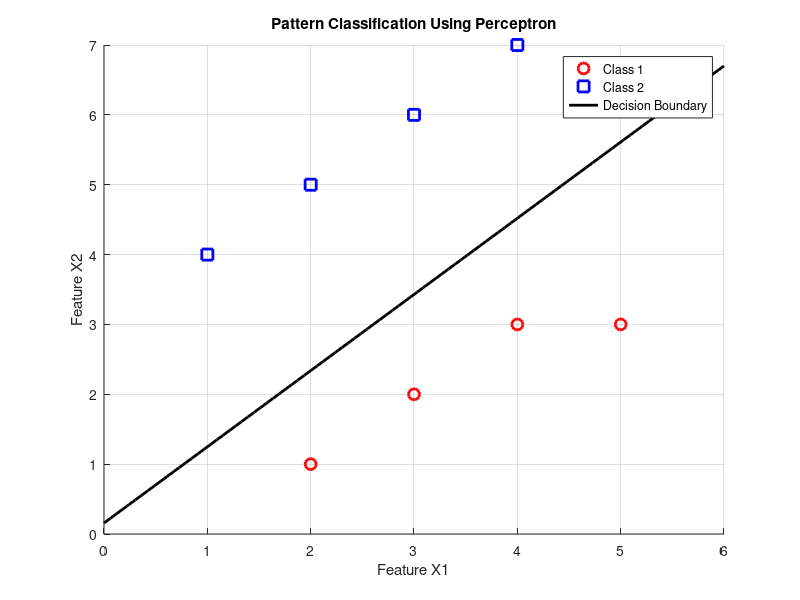

The MATLAB source for this figure:
clc;
clear;
close all;

%% Pattern Classification Using Perceptron Model

% Input patterns

% Class 1
X1 = [2 1;
      3 2;
      4 3;
      5 3];

% Class 2
X2 = [1 4;
      2 5;
      3 6;
      4 7];

% Combine input patterns
X = [X1; X2];

% Target outputs
% Class 1 = +1
% Class 2 = -1
T = [1; 1; 1; 1; -1; -1; -1; -1];

%% Add bias input
X_bias = [ones(size(X,1),1) X];

%% Initialize weights
rng(1); % For reproducible results
W = randn(1,3) * 0.1;

%% Learning parameters
learningRate = 0.1;
maxEpochs = 100;

%% Perceptron Training
for epoch = 1:maxEpochs

    errorCount = 0;

    for i = 1:size(X_bias,1)

        % Calculate net input
        net = W * X_bias(i,:)';

        % Perceptron activation function
        if net >= 0
            Y = 1;
        else
            Y = -1;
        end

        % Calculate error
        error = T(i) - Y;

        % Update weights if classification is incorrect
        if error ~= 0
            W = W + learningRate * error * X_bias(i,:);
            errorCount = errorCount + 1;
        end

    end

    fprintf('Epoch %d: Misclassified Patterns = %d\n', ...
        epoch, errorCount);

    % Stop training if all patterns are correctly classified
    if errorCount == 0
        fprintf('\nTraining converged at Epoch %d\n', epoch);
        break;
    end

end

%% Testing the trained perceptron
Y_pred = zeros(size(T));

for i = 1:size(X_bias,1)

    net = W * X_bias(i,:)';

    if net >= 0
        Y_pred(i) = 1;
    else
        Y_pred(i) = -1;
    end

end

%% Display Results
fprintf('\nPattern Classification Results\n');
fprintf('---------------------------------------------\n');
fprintf('X1\tX2\tTarget\tPredicted\tStatus\n');
fprintf('---------------------------------------------\n');

for i = 1:size(X,1)

    if T(i) == Y_pred(i)
        status = 'Correct';
    else
        status = 'Wrong';
    end

    fprintf('%d\t%d\t%d\t%d\t\t%s\n', ...
        X(i,1), X(i,2), T(i), Y_pred(i), status);

end

%% Calculate Accuracy
accuracy = sum(Y_pred == T) / length(T) * 100;

fprintf('\nClassification Accuracy = %.2f%%\n', accuracy);

%% Display Final Weights
fprintf('\nFinal Weights:\n');
fprintf('Bias Weight (W0) = %.4f\n', W(1));
fprintf('Weight W1 = %.4f\n', W(2));
fprintf('Weight W2 = %.4f\n', W(3));

%% Plot the patterns
figure;
hold on;
grid on;

% Plot Class 1
plot(X1(:,1), X1(:,2), 'ro', ...
    'MarkerSize', 8, 'LineWidth', 2);

% Plot Class 2
plot(X2(:,1), X2(:,2), 'bs', ...
    'MarkerSize', 8, 'LineWidth', 2);

%% Plot decision boundary
x1 = linspace(0,6,100);

% Equation:
% W0 + W1*x1 + W2*x2 = 0
x2 = -(W(1) + W(2)*x1) / W(3);

plot(x1, x2, 'k-', 'LineWidth', 2);

xlabel('Feature X1');
ylabel('Feature X2');
title('Pattern Classification Using Perceptron');

legend('Class 1', 'Class 2', 'Decision Boundary', ...
    'Location', 'best');

hold off;
